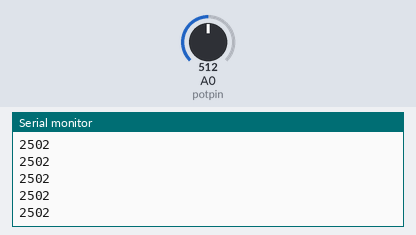
Bench run of a sketch on a simulated Arduino Uno, built with avr-gcc and run on an emulated ATmega328P. On the bench: the last lines printed to the serial monitor. The test bench sets the inputs (shaded band); at power-on: A0 (potpin) = 512.

Above: at 1.2 s.
1.3 s: A0 (potpin) set to 716
At 1.33 s:
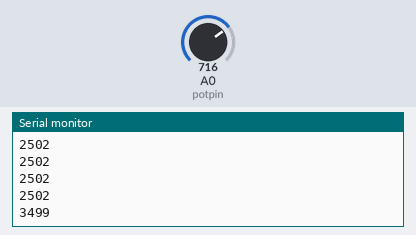
2.8 s: A0 (potpin) set to 900
At 2.84 s:
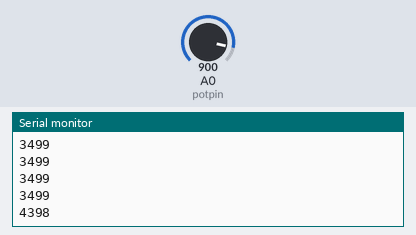
Timing chart, 0 to 5.8 s (numbered marks = the images above; inputs shaded):
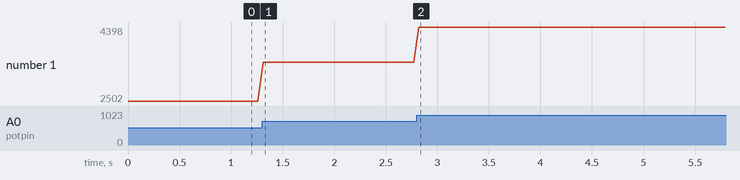

Measured:
- after the input at 1.3 s, the serial monitor: prints a new line at once (image 1)
- after the input at 2.8 s, the serial monitor: prints a new line at once (image 2)
- plotted number 1: 2502 → 3499 after the input at 1.3 s, 3499 → 4398 after the input at 2.8 s

The sketch:

e9-voltmeter.ino
```cpp
int potpin = A0;
int val, mV;

void setup() {
  Serial.begin(9600);
}

void loop() {
  val = analogRead(potpin);
  mV = map(val, 0, 1023, 0, 5000);
  Serial.println(mV);
  delay(50);
}
```
